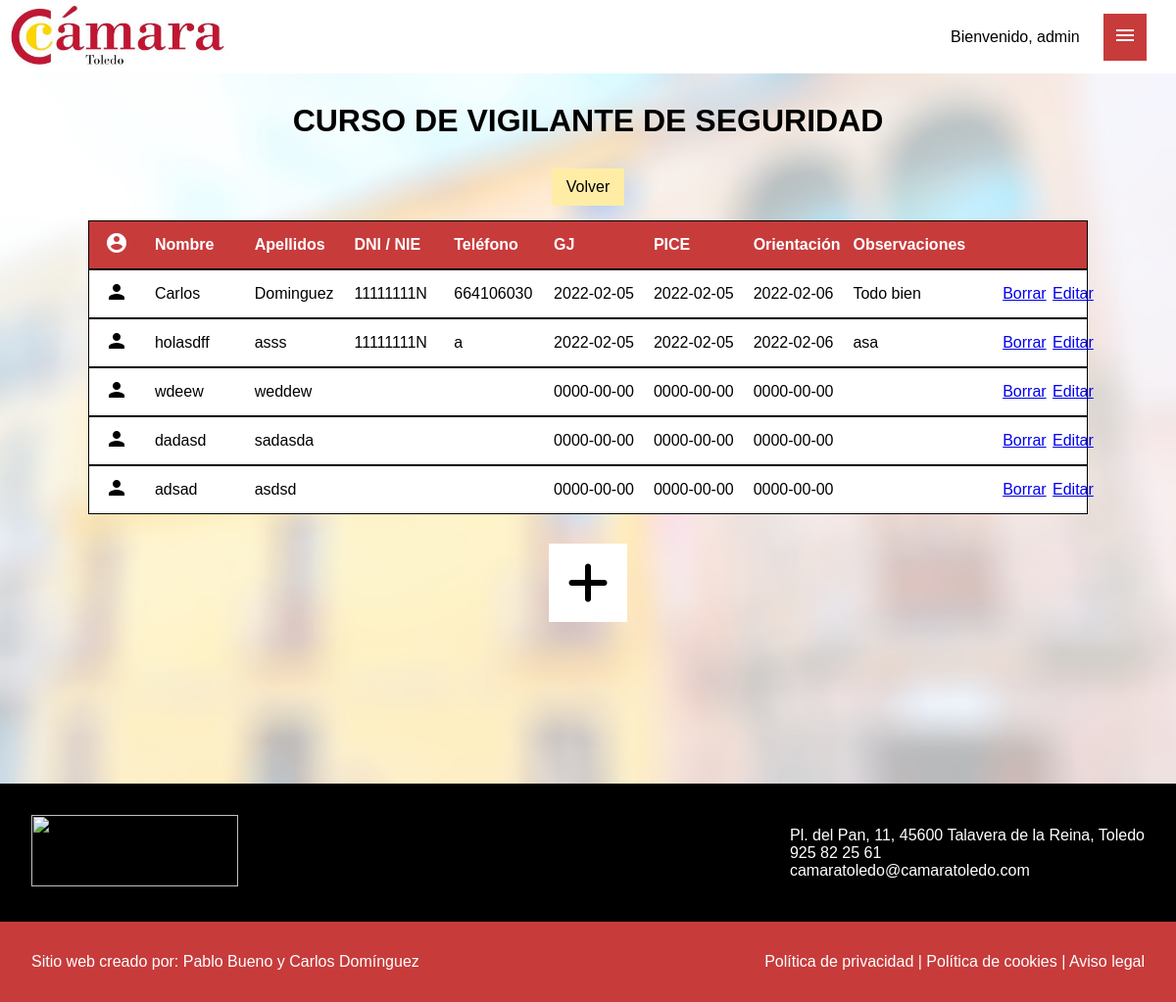
The app's page /courses/listado/1 (signed in) with its own data.
### tables this page shows
CREATE TABLE `courses` (
  `id` int(10) UNSIGNED NOT NULL,
  `name` varchar(255) NOT NULL,
  `start_date` date DEFAULT NULL,
  `end_date` date DEFAULT NULL,
  `duration` int(4) DEFAULT NULL,
  `place` varchar(255) DEFAULT NULL,
  `schedule` varchar(255) DEFAULT NULL,
  `contact_email` varchar(255) DEFAULT 'camaratoledo@camaratoledo.com',
  `contact_telephone` varchar(255) DEFAULT '925822561',
  `description` text DEFAULT NULL,
  `web_link` varchar(255) DEFAULT 'https://camaratoledo.com/programa-integral-de-cualificacion-y-empleo-pice/cursos-de-formacion-pice/',
  `pdf_link` varchar(255) DEFAULT '	https://camaratoledo.com/programa-integral-de-cualificacion-y-empleo-pice/cursos-de-formacion-pice/	',
  `image_link` varchar(255) NOT NULL DEFAULT 'default_img.jpg',
  `status` varchar(20) DEFAULT NULL
);

CREATE TABLE `students_courses` (
  `student_id` int(10) UNSIGNED NOT NULL,
  `course_id` int(10) UNSIGNED NOT NULL
);

CREATE TABLE `students` (
  `id` int(10) UNSIGNED NOT NULL,
  `name` varchar(255) NOT NULL,
  `surname` varchar(255) NOT NULL,
  `dni` varchar(10) DEFAULT NULL,
  `telephone` varchar(15) DEFAULT NULL,
  `garantia` date DEFAULT NULL,
  `pice` date DEFAULT NULL,
  `orientation` date DEFAULT NULL,
  `observations` varchar(255) DEFAULT NULL
);

### libs/View.php (called while the page is built, shortened)
<?php
class View {
    function render($page) {
        $path= new Config();
        require $path->path_base . "views/" . $page . "_view.php";
    }
}

### controllers/CoursesController.php (called while the page is built, shortened)
<?php
class CoursesController {
    function __construct() {
        $this->model = new CoursesModel();
        $this->students_model = new StudentsModel();
    }
    function listado(int $id) {
        $view = new View();
        $course = $this->model->getCourse($id);
        $students = $this->students_model->getStudentsByCourse($id);
        $view->students = $students;
        $view->course = $course;
        $view->urlReturn = Config::URL_BASE."courses/editCourses/";
        $view->urlCourseInfo = Config::URL_BASE . "courses/info/" . $id;
        $view->render('listado_by_course');
    }
}

### models/CoursesModel.php (called while the page is built, shortened)
<?php
class CoursesModel {
    function __construct() {
        $this->cnx = new MySqlDB;
    }
    function getCourse($id) {
        $sql = "SELECT * FROM courses WHERE id=?";
        $prod = $this->cnx->query($sql, [$id]);
        return !empty($prod) ? new Course($prod[0]) : null;
    }
}

### libs/MySqlDB.php (called while the page is built, shortened)
<?php
class MySqlDB {
    function __construct() {
        try {
            $conexion = new PDO(ConfigDB::DNS, ConfigDB::USER, ConfigDB::PASS);
            $conexion->setAttribute(PDO::ATTR_ERRMODE, PDO::ERRMODE_EXCEPTION);
            $this->db = $conexion;
        } catch (PDOException $e) {
            throw new MySqlDBException($e->getMessage());
        }
    }
    function __destruct() {
        $this->db = null;
    }
    function query(string $sql, array $params = []) {
        $ok = false;
        try {
            $pre = $this->db->prepare($sql);
            $ok = $pre->execute($params);
            return $pre->fetchAll(PDO::FETCH_ASSOC);
        } catch (PDOException $e) {
            throw new MySqlDBException($e->getMessage());
        } catch (Exception $e) {
            throw new MySqlDBException($e->getMessage());
        }
        return $ok;
    }
}

### entities/Course.php (called while the page is built, shortened)
<?php
class Course {
	protected $id;
	protected $name;
	function __construct(array $data) {
		if (isset($data["id"]))
			$this->id = $data["id"];
		$this->name = $data["name"];
	}
	public function getId(){
		return $this->id;
	}
	public function getName(){
		return $this->name;
	}
}

### models/StudentsModel.php (called while the page is built, shortened)
<?php
class StudentsModel {
    function __construct() {
        $this->cnx = new MySqlDB;
    }
    function asocToArrayObj(array $asocs) {
        $objs = [];
        foreach ($asocs as $asoc) {
            $objs[] = new Student($asoc);
        }
        return $objs;
    }
    function getStudentsByCourse($course_id){
        $sql= "SELECT * FROM `students_courses` JOIN `students` ON `students_courses`.`student_id` = `students`.`id` WHERE `COURSE_ID`=?;";
        $params = [
            $course_id
        ];
        $students = $this->cnx->query($sql,$params);
        return $this->asocToArrayObj($students);
    }
}

### entities/Student.php (called while the page is built, shortened)
<?php
class Student {
	protected $id;
	protected $name;
	protected $surname;
	protected $dni;
	protected $telephone;
	protected $garantia;
	protected $pice;
	protected $orientation;
	protected $observations;
	function __construct(array $data) {
		if (isset($data["id"]))
			$this->id = $data["id"];
		$this->name = $data["name"];
		$this->surname = $data["surname"];
		if (isset($data["dni"]))
			$this->dni = $data["dni"];
		if (isset($data["telephone"]))
			$this->telephone = $data["telephone"];
		if (isset($data["garantia"]))
			$this->garantia = $data["garantia"];
		if (isset($data["pice"]))
			$this->pice = $data["pice"];
		if (isset($data["orientation"]))
			$this->orientation = $data["orientation"];
		if (isset($data["observations"]))
			$this->observations = $data["observations"];
	}
	public function getId() {
		return $this->id;
	}
	public function getName() {
		return $this->name;
	}
	public function getSurname(){
		return $this->surname;
	}
	public function getDni(){
		return $this->dni;
	}
	public function getTelephone(){
		return $this->telephone;
	}
	public function getGarantia(){
		return $this->garantia;
	}
	public function getPice(){
		return $this->pice;
	}
	public function getOrientation(){
		return $this->orientation;
	}
	public function getObservations(){
		return $this->observations;
	}
}

### views/listado.php (the view)
<div class="courseContainer">
        <div class="datos_alumnos back_c_red">
            <div><span class="material-icons">account_circle</span></div>
            <div>Nombre</div>
            <div>Apellidos</div>
            <div>DNI / NIE</div>
            <div>Teléfono</div>
            <div>GJ</div>
            <div>PICE</div>
            <div>Orientación</div>
            <div>Observaciones</div>
        </div>
        <?php foreach ($this->students as $student) { ?>
            <div class="datos_alumnos">
                <div><span class="material-icons">person</span></div>
                <div><?= $student->getName() ?? '' ?></div>
                <div><?= $student->getSurname() ?? '' ?></div>
                <div><?= $student->getDni() ?? '' ?></div>
                <div><?= $student->getTelephone() ?? '' ?></div>
                <div><?= $student->getGarantia() ?? '' ?></div>
                <div><?= $student->getPice() ?? '' ?></div>
                <div><?= $student->getOrientation() ?? '' ?></div>
                <div><?= $student->getObservations() ?? '' ?></div>
                <div><a href="<?= Config::URL_BASE.'students/delete/'.$student->getId()?>" class="delete">Borrar</a></div>
                <div><a href="<?= Config:: URL_BASE . 'students/edit/' . $student->getId() ?>" class="edit">Editar</a></div>
            </div>
        <?php } ?>
    </div>

### views/listado_by_course_view.php (shortened to what this page needs)
<div class="generalContainer">
    <h2><?=$this->course->getName();?></h2>
    <a href="<?= $this->urlReturn ?>" class="cancel">Volver</a>
    <?php include "listado.php";?>
    <a href="<?= Config::URL_BASE."courses/add_alumno/".$this->course->getId()?>" class="addCourse"><i class="fas fa-plus"></i></a>
</div>

### content/styles/style.css (style rules this page uses)
* { margin: 0px; padding: 0px; font-family: Helvetica, sans-serif; }
.generalContainer { width: 100%; height: calc(100vh - 75px); background: url("../img/fondo2.jpeg"); background-size:cover; background-position: right; display: flex; flex-direction: column; align-items: center; overflow: auto; }
.courseContainer { width: 85%; display: flex; justify-content: center; flex-wrap: wrap; }
.generalContainer h2 { margin-top: 30px; margin-bottom: 30px; font-size: 2em; text-align: center; }
.addCourse { width: 80px; height: 80px; margin-top: 30px; margin-bottom: 30px; background-color: rgb(255, 255, 255); display: flex; justify-content: center; align-items: center; color: black; font-size: 3em; text-decoration: none; }
.cancel { padding: 10px 15px; background-color: #ffeda6; text-decoration: none; color: black; margin-bottom: 15px; transition: 0.5s; }
.datos_alumnos { width: 100%; display: grid; grid-template-columns: 5% 10% 10% 10% 10% 10% 10% 10% 15% 5% 5% ; grid-template-rows: 3em; align-items: center; background-color: white; border: 1px solid black; }
.datos_alumnos div { padding-left: 1em; }
.back_c_red { font-weight: bold; background-color: rgba(199, 59, 59); color: white; }

### records on screen
courses: name "CURSO DE VIGILANTE DE SEGURIDAD"
students_courses: student.name "Carlos", student.surname "Dominguez", student.dni "11111111N", student.telephone "664106030", student.garantia "2022-02-05", student.pice "2022-02-05", student.orientation "2022-02-06", student.observations "Todo bien"
students_courses: student.name "holasdff", student.surname "asss", student.dni "11111111N", student.telephone "a", student.garantia "2022-02-05", student.pice "2022-02-05", student.orientation "2022-02-06", student.observations "asa"
students_courses: student.name "wdeew", student.surname "weddew", student.garantia "0000-00-00", student.pice "0000-00-00", student.orientation "0000-00-00"
students_courses: student.name "dadasd", student.surname "sadasda", student.garantia "0000-00-00", student.pice "0000-00-00", student.orientation "0000-00-00"
students_courses: student.name "adsad", student.surname "asdsd", student.garantia "0000-00-00", student.pice "0000-00-00", student.orientation "0000-00-00"

### other values on screen
$_SESSION["name"] "admin"
